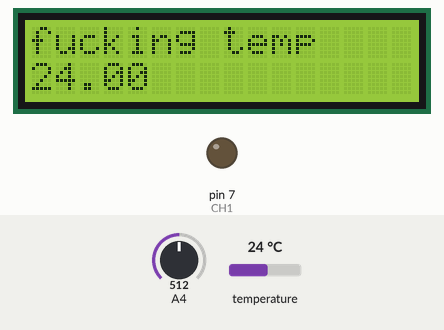
Bench run of a sketch on a simulated Arduino Mega 2560, built with avr-gcc and run on an emulated ATmega2560. On the bench: 16×2 character LCD, output pins drawn as LEDs (lit = HIGH). The test bench sets the inputs (shaded band); at power-on: temperature 24 °C, A4 = 512. What the sketch prints to the serial monitor is not drawn.

Above: at 3.4 s.
3.5 s: temperature set to 12 °C
At 4.8 s:
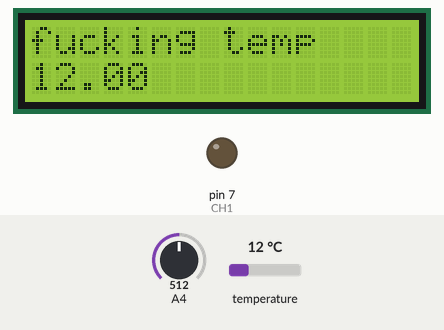
5.1 s: temperature set to 19 °C
At 5.4 s:
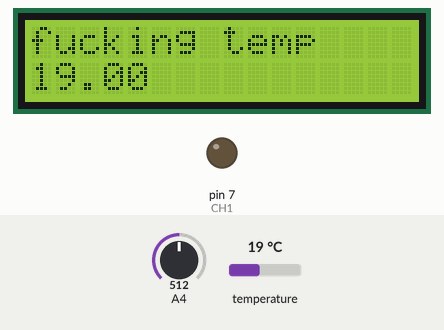
6.6 s: temperature set to 28 °C
At 7.0 s:
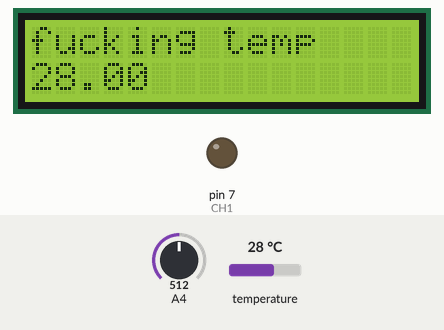
Timing chart, 0 to 9.6 s (numbered marks = the images above; inputs shaded):
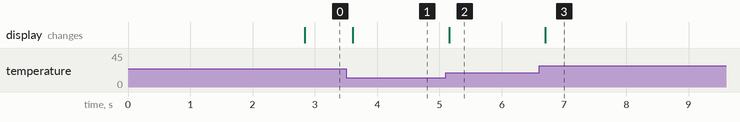

The sketch:

temperature_system.ino
```cpp
//lcd pot resistance
//middle to peg under screw- 8.8k, V0 & pwr
//middle to other peg- 1.3k, gnd & V0

#include <OneWire.h>
#include <LiquidCrystal.h>

int DS18S20_Pin = 26; //DS18S20 Signal pin on digital 2

//Temperature chip i/o
OneWire ds(DS18S20_Pin); // on digital pin 2
// initialize the library with the numbers of the interface pins
//LiquidCrystal lcd(0, 1, 27, 28, 29, 30);
LiquidCrystal lcd(19, 18, 27, 28, 29, 30);

#define CH1 7   // Connect Digital Pin 7 on Arduino to CH1 on Relay Module   water pump

void setup() {
  Serial.begin(9600);
  // set up the LCD's number of columns and rows:
  lcd.begin(16, 2);
  // Print a message to the LCD.
  lcd.print("fucking temp");
  Serial.print("GO TO HELL");

  //Setup all the Arduino Pins
  pinMode(CH1, OUTPUT);

  //Turn OFF any power to the Relay channels
  digitalWrite(CH1,LOW);

  delay(2000);
}

void loop() {
  int SoilSen1 = analogRead(A4);
  // set the cursor to column 0, line 1
  // (note: line 1 is the second row, since counting begins with 0):
  lcd.setCursor(0, 1);
  // print the number of seconds since reset:
  float temperature = getTemp();
  lcd.print(temperature);
}

float getTemp(){
 //returns the temperature from one DS18S20 in DEG Celsius

 byte data[12];
 byte addr[8];

 if ( !ds.search(addr)) {
   //no more sensors on chain, reset search
   ds.reset_search();
   return -1000;
 }
  if ( OneWire::crc8( addr, 7) != addr[7]) {
   Serial.println("CRC is not valid!");
   return -1000;
 }

 if ( addr[0] != 0x10 && addr[0] != 0x28) {
   Serial.print("Device is not recognized");
   return -1000;
 }

 ds.reset();
 ds.select(addr);
 ds.write(0x44,1); // start conversion, with parasite power on at the end

 delay(750); // Wait for temperature conversion to complete

 byte present = ds.reset();
 ds.select(addr);
 ds.write(0xBE); // Read Scratchpad


 for (int i = 0; i < 9; i++) { // we need 9 bytes
  data[i] = ds.read();
 }

 ds.reset_search();

 byte MSB = data[1];
 byte LSB = data[0];

 float tempRead = ((MSB << 8) | LSB); //using two's compliment
 float TemperatureSum = tempRead / 16;

 return TemperatureSum;

}
```

Measured:
- after the input at 3.5 s, the display: changes after 0.11 s (image 1)
- after the input at 5.1 s, the display: changes after 0.06 s (image 2)
- after the input at 6.6 s, the display: changes after 0.10 s (image 3)
